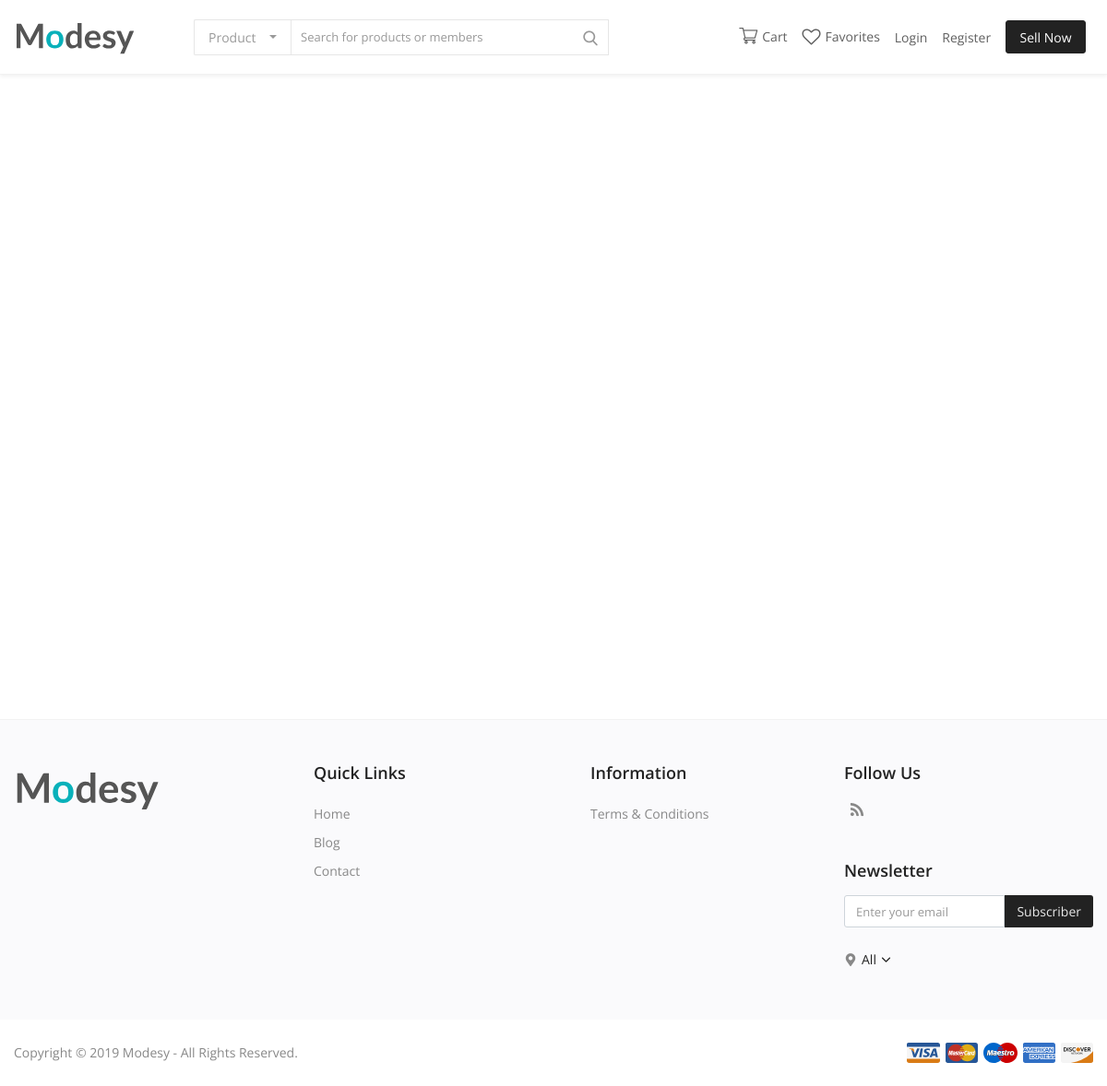
The page / on the database its author committed.
### tables this page shows
CREATE TABLE `pages` (
  `id` int(11) NOT NULL AUTO_INCREMENT,
  `lang_id` int(11) DEFAULT '1',
  `title` varchar(500) DEFAULT NULL,
  `slug` varchar(500) DEFAULT NULL,
  `description` varchar(500) DEFAULT NULL,
  `keywords` varchar(500) DEFAULT NULL,
  `page_content` text,
  `page_order` int(11) DEFAULT '1',
  `visibility` tinyint(1) DEFAULT '1',
  `title_active` tinyint(1) DEFAULT '1',
  `location` varchar(50) DEFAULT 'information',
  `link` varchar(1000) DEFAULT NULL,
  `created_at` timestamp NULL DEFAULT CURRENT_TIMESTAMP,
  PRIMARY KEY (`id`)
);

CREATE TABLE `settings` (
  `id` int(11) NOT NULL AUTO_INCREMENT,
  `lang_id` int(11) DEFAULT '1',
  `site_title` varchar(255) DEFAULT NULL,
  `homepage_title` varchar(255) DEFAULT 'Home',
  `site_description` varchar(500) DEFAULT NULL,
  `keywords` varchar(500) DEFAULT NULL,
  `facebook_url` varchar(500) DEFAULT NULL,
  `twitter_url` varchar(500) DEFAULT NULL,
  `instagram_url` varchar(500) DEFAULT NULL,
  `pinterest_url` varchar(500) DEFAULT NULL,
  `linkedin_url` varchar(500) DEFAULT NULL,
  `vk_url` varchar(500) DEFAULT NULL,
  `youtube_url` varchar(500) DEFAULT NULL,
  `about_footer` varchar(1000) DEFAULT NULL,
  `contact_text` text,
  `contact_address` varchar(500) DEFAULT NULL,
  `contact_email` varchar(255) DEFAULT NULL,
  `contact_phone` varchar(255) DEFAULT NULL,
  `copyright` varchar(500) DEFAULT NULL,
  `cookies_warning` tinyint(1) DEFAULT '0',
  `cookies_warning_text` text,
  `created_at` timestamp NULL DEFAULT CURRENT_TIMESTAMP,
  PRIMARY KEY (`id`)
);

### application/controllers/Home_controller.php (called while the page is built, shortened)
<?php
class Home_controller extends Home_Core_Controller
{
	public function __construct()
	{
		parent::__construct();
		$this->promoted_products_limit = $this->general_settings->index_promoted_products_count;
	}
	public function index()
	{
		$data['title'] = $this->settings->homepage_title;
		$data['description'] = $this->settings->site_description;
		$data['keywords'] = $this->settings->keywords;
		$key = "latest_products";
		$data["latest_products"] = get_cached_data($key);
		if (empty($data["latest_products"])) {
			$data["latest_products"] = $this->product_model->get_products_limited($this->general_settings->index_latest_products_count);
		}
		$data["promoted_products"] = $this->product_model->get_promoted_products();
		$data["promoted_products_count"] = $this->product_model->get_promoted_products_count();
		$data["promoted_products_limit"] = $this->promoted_products_limit;
		$data["slider_items"] = $this->slider_model->get_slider_items();
		$data['featured_category_count'] = $this->category_model->get_featured_categories_count();
		$key = "blog_slider_posts_lang_" . $this->selected_lang->id;
		$data["blog_slider_posts"] = get_cached_data($key);
		if (empty($data["blog_slider_posts"])) {
			$data["blog_slider_posts"] = $this->blog_model->get_latest_posts(8);
		}
		$this->load->view('partials/_header', $data);
		$this->load->view('index', $data);
		$this->load->view('partials/_footer');
	}
}

### index.php (called while the page is built, shortened)
<?php
require_once BASEPATH.'core/CodeIgniter.php';

### application/helpers/custom_helper.php (called while the page is built, shortened)
<?php
if (!function_exists('lang_base_url')) {
	function lang_base_url()
	{
		$ci =& get_instance();
		return $ci->lang_base_url;
	}
}
if (!function_exists('trans')) {
	function trans($string)
	{
		$ci =& get_instance();
		return $ci->lang->line($string);
	}
}
if (!function_exists('get_logo')) {
	function get_logo($settings)
	{
		return base_url() . "assets/img/logo.svg";
	}
}
if (!function_exists('get_ci_core_construct')) {
	function get_ci_core_construct()
	{
		return @ci_core_construct();
	}
}
?>

### application/models/Settings_model.php (called while the page is built, shortened)
<?php
class Settings_model extends CI_Model
{
	public function get_general_settings()
	{
		$this->db->where('id', 1);
		$query = $this->db->get('general_settings');
		return $query->row();
	}
	public function get_payment_settings()
	{
		$this->db->where('id', 1);
		$query = $this->db->get('payment_settings');
		return $query->row();
	}
	public function get_storage_settings()
	{
		$this->db->where('id', 1);
		$query = $this->db->get('storage_settings');
		return $query->row();
	}
	public function get_settings($lang_id)
	{
		$ci = get_ci_core_construct();
		$this->db->where('lang_id', $lang_id);
		$query = $this->db->get('settings');
		return $query->row();
	}
	public function get_form_settings()
	{
		$this->db->where('id', 1);
		$query = $this->db->get('form_settings');
		return $query->row();
	}
}

### application/core/Core_Controller.php (called while the page is built, shortened)
<?php defined('BASEPATH') OR exit('No direct script access allowed');
class Core_Controller extends CI_Controller
{
	public function __construct()
	{
		$global_data['general_settings'] = $this->settings_model->get_general_settings();
		$this->general_settings = $global_data['general_settings'];
		$global_data['lang_base_url'] = base_url();
		$global_data['site_lang'] = $this->language_model->get_language($this->general_settings->site_lang);
		$global_data['selected_lang'] = $global_data['site_lang'];
		$this->selected_lang = $global_data['selected_lang'];
		if ($this->general_settings->site_lang == $this->selected_lang->id) {
			$global_data['lang_base_url'] = base_url();
		} else {
			$global_data['lang_base_url'] = base_url() . $global_data['selected_lang']->short_form . "/";
		}
		$this->lang_base_url = $global_data['lang_base_url'];
		$global_data['settings'] = $this->settings_model->get_settings($this->selected_lang->id);
	}
}
class Home_Core_Controller extends Core_Controller
{
	public function __construct()
	{
		parent::__construct();
		$global_data['footer_information_links'] = $this->page_model->get_information_links();
	}
}

### application/models/Page_model.php (called while the page is built, shortened)
<?php
class Page_model extends CI_Model
{
	public function get_quick_links()
	{
		$this->db->where('location', "quick_links");
		$this->db->where('visibility', 1);
		$this->db->where('pages.lang_id', $this->selected_lang->id);
		$this->db->order_by('page_order');
		$query = $this->db->get('pages');
		return $query->result();
	}
	public function get_information_links()
	{
		$this->db->where('location', "information");
		$this->db->where('visibility', 1);
		$this->db->where('pages.lang_id', $this->selected_lang->id);
		$this->db->order_by('page_order');
		$query = $this->db->get('pages');
		return $query->result();
	}
}

### application/views/index.php (the view, shortened to what this page needs)
<div id="wrapper" class="index-wrapper">
</div>

### application/views/partials/_footer.php (shortened to what this page needs)
<footer id="footer">
	<div class="container">
		<div class="row">
			<div class="col-12">
				<div class="footer-top">
					<div class="row">
						<div class="col-12 col-md-3 footer-widget">
							<div class="row-custom">
								<div class="footer-logo">
									<a href="<?php echo lang_base_url(); ?>"><img src="<?php echo get_logo($general_settings); ?>" alt="logo"></a>
								</div>
							</div>
							<div class="row-custom">
							</div>
						</div>
						<div class="col-12 col-md-3 footer-widget">
							<div class="nav-footer">
								<div class="row-custom">
									<h4 class="footer-title"><?php echo trans("footer_quick_links"); ?></h4>
								</div>
								<div class="row-custom">
									<ul>
										<li><a href="<?php echo lang_base_url(); ?>"><?php echo trans("home"); ?></a></li>
										<li><a href="<?php echo lang_base_url(); ?>blog"><?php echo trans("blog"); ?></a></li>
										<li><a href="<?php echo lang_base_url(); ?>contact"><?php echo trans("contact"); ?></a></li>
									</ul>
								</div>
							</div>
						</div>
						<div class="col-12 col-md-3 footer-widget">
							<div class="nav-footer">
								<div class="row-custom">
									<h4 class="footer-title"><?php echo trans("footer_information"); ?></h4>
								</div>
								<div class="row-custom">
									<ul>
										<?php foreach ($footer_information_links as $item): ?>
											<li><a href="<?php echo lang_base_url() . $item->slug; ?>"><?php echo html_escape($item->title); ?></a></li>
										<?php endforeach; ?>
									</ul>
								</div>
							</div>
						</div>
						<div class="col-12 col-md-3 footer-widget">
							<div class="row">
								<div class="col-12">
									<h4 class="footer-title"><?php echo trans("follow_us"); ?></h4>
									<div class="footer-social-links">
									</div>
								</div>
							</div>
							<div class="row">
								<div class="col-12">
									<div class="newsletter">
										<h4 class="footer-title"><?php echo trans("newsletter"); ?></h4>
										<?php echo form_open('home_controller/add_to_subscribers', ['id' => 'form_validate_newsletter']); ?>
										<div class="row">
											<div class="col-12">
												<div class="newsletter-inner">
													<div class="d-table-cell">
														<input type="email" class="form-control" name="email" placeholder="<?php echo trans("enter_email"); ?>" required>
													</div>
													<div class="d-table-cell align-middle">
														<button class="btn btn-default"><?php echo trans("subscribe"); ?></button>
													</div>
												</div>
											</div>
										</div>
										<?php echo form_close(); ?>
										<div class="row">
											<div class="col-12">
											</div>
										</div>
									</div>
								</div>
							</div>
							<div class="row row-region">
								<div class="col-12">
									<?php if ($general_settings->default_product_location == 0): ?>
										<div class="region-left">
											<div class="row-custom footer-location">
												<div class="icon-text">
													<i class="icon-map-marker"></i>
												</div>
												<div class="dropdown">
													<button type="button" class="btn btn-primary dropdown-toggle" data-toggle="dropdown">
														<?php echo $default_location; ?>&nbsp;<span class="icon-arrow-down"></span>
													</button>
												</div>
											</div>
										</div>
									<?php endif; ?>
								</div>
							</div>
						</div>
					</div>
				</div>
			</div>
		</div>
	</div>
	<div class="container-fluid">
		<div class="row">
			<div class="footer-bottom">
				<div class="container">
					<div class="copyright">
						<?php echo html_escape($settings->copyright); ?>
					</div>
					<div class="footer-payment-icons">
						<img data-src="<?php echo base_url(); ?>assets/img/payment/visa.svg" alt="visa" class="lazyload">
						<img data-src="<?php echo base_url(); ?>assets/img/payment/mastercard.svg" alt="mastercard" class="lazyload">
						<img data-src="<?php echo base_url(); ?>assets/img/payment/maestro.svg" alt="maestro" class="lazyload">
						<img data-src="<?php echo base_url(); ?>assets/img/payment/amex.svg" alt="amex" class="lazyload">
						<img data-src="<?php echo base_url(); ?>assets/img/payment/discover.svg" alt="discover" class="lazyload">
					</div>
				</div>
			</div>
		</div>
	</div>
</footer>
</body>
</html>

### rows shown on the page
pages: title "Terms & Conditions"
settings: copyright "Copyright © 2019 Modesy - All Rights Reserved."

### other values the page prints
trans("product") "Product"
trans("cart") "Cart"
trans("favorites") "Favorites"
trans("login") "Login"
trans("register") "Register"
trans("sell_now") "Sell Now"
trans("footer_quick_links") "Quick Links"
trans("home") "Home"
trans("blog") "Blog"
trans("contact") "Contact"
trans("footer_information") "Information"
trans("follow_us") "Follow Us"
trans("newsletter") "Newsletter"
trans("subscribe") "Subscriber"
$default_location "All"
